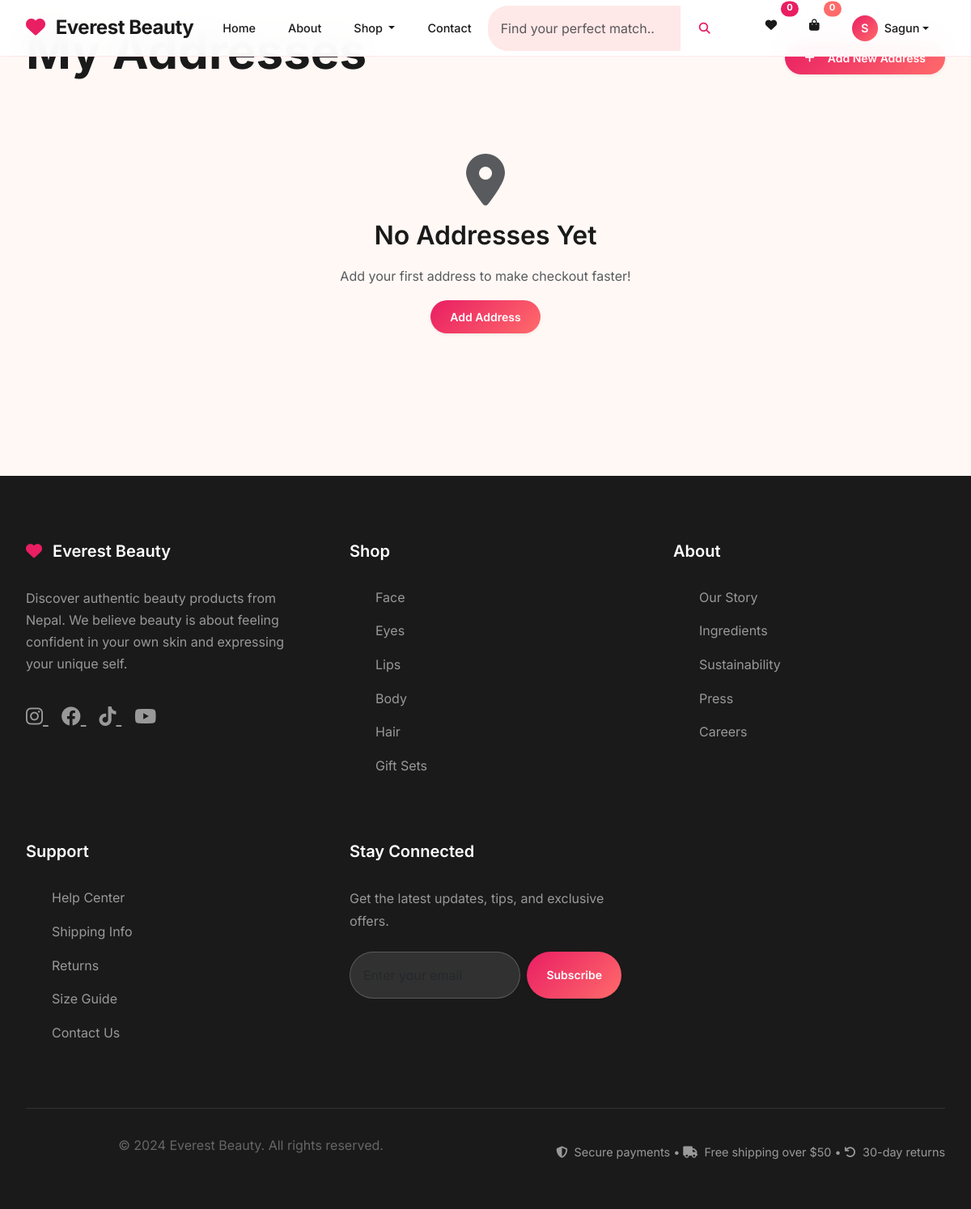
Before: /users/addresses/ (signed in) with the older database file.
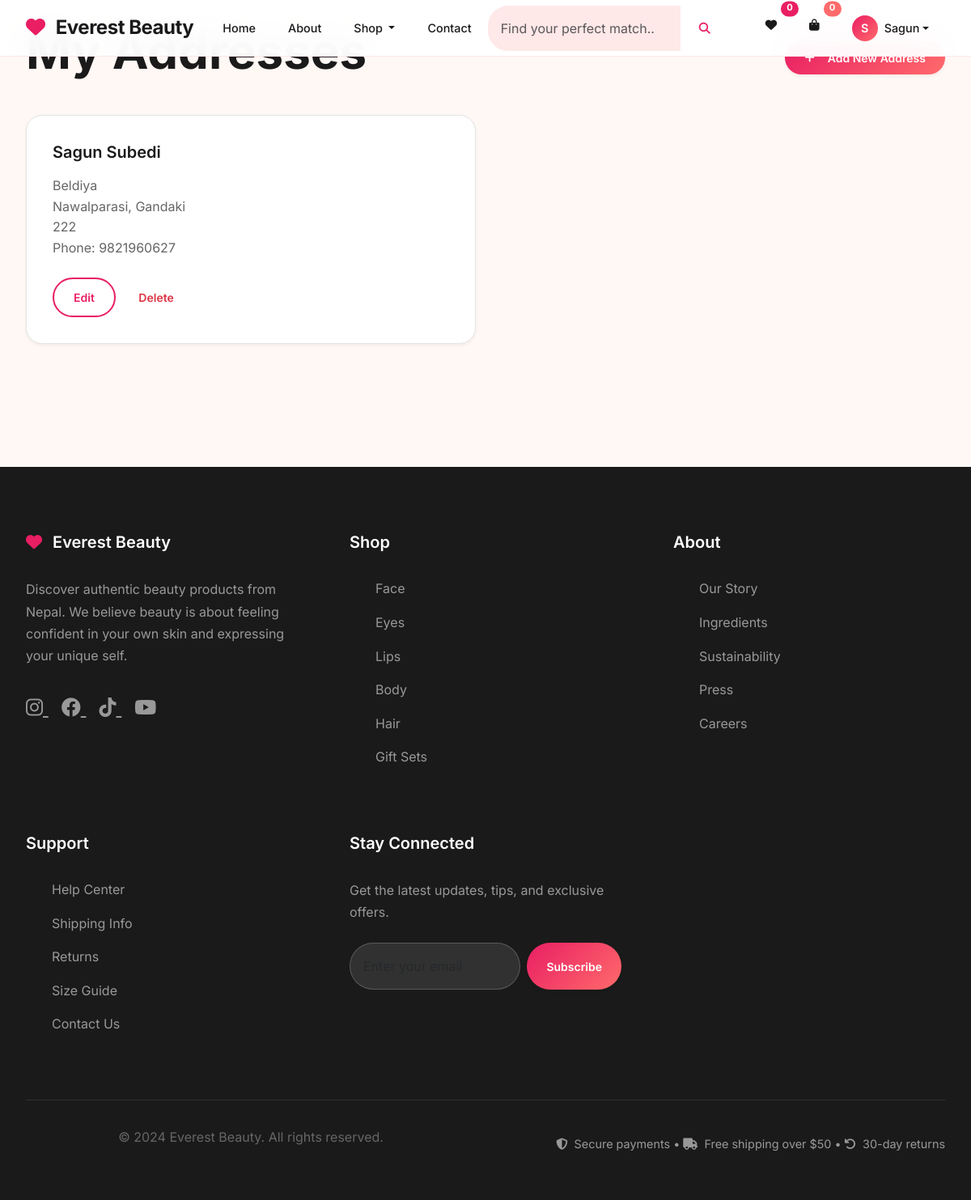
After: the same page with the newer database file.
### order_management/models.py (models this page shows, shortened)
class ShippingAddress(models.Model):
    user = models.ForeignKey(User, on_delete=models.CASCADE, related_name='shipping_addresses')
    full_name = models.CharField(max_length=100)
    phone = models.CharField(max_length=15)
    address_line1 = models.CharField(max_length=200)
    address_line2 = models.CharField(max_length=200, blank=True)
    city = models.CharField(max_length=100)
    state = models.CharField(max_length=100)
    postal_code = models.CharField(max_length=20)
    country = models.CharField(max_length=100, default='Nepal')
    is_default = models.BooleanField(default=False)
    created_at = models.DateTimeField(auto_now_add=True)
    class Meta:
        verbose_name = 'Shipping Address'
        verbose_name_plural = 'Shipping Addresses'

### user_management/views.py (the view)
# urls.py: path('addresses/', views.user_addresses, name='user_addresses'),
@login_required
def user_addresses(request):
    addresses = ShippingAddress.objects.filter(user=request.user)
    context = {
        'addresses': addresses,
    }
    return render(request, 'user_management/user_addresses.html', context)

### dashboard/context_processors.py (called while the page is built)
def cart_and_wishlist_counts(request):
    cart_count = 0
    wishlist_count = 0
    if request.user.is_authenticated:
        wishlist_count = Wishlist.objects.filter(user=request.user).count()
        cart = Cart.objects.filter(user=request.user).first()
    else:
        if not request.session.session_key:
            request.session.create()
        cart = Cart.objects.filter(session_key=request.session.session_key).first()
    if cart:
        cart_count = cart.total_items
    return {
        'navbar_cart_count': cart_count,
        'navbar_wishlist_count': wishlist_count,
    }

### dashboard/models.py (called while the page is built)
    @property
    def total_items(self):
        return sum(item.quantity for item in self.items.all())

### templates/user_management/user_addresses.html (shortened to what this page needs)
{% extends 'base.html' %}
{% load static %}
{% block content %}
<div class="container mt-4">
    <div class="d-flex justify-content-between align-items-center mb-4">
        <h1>My Addresses</h1>
        <a href="{% url 'user_management:add_address' %}" class="btn btn-primary">
            <i class="fas fa-plus me-2"></i>Add New Address
        </a>
    </div>
    {% if addresses %}
        <div class="row">
            {% for address in addresses %}
            <div class="col-md-6 mb-4">
                <div class="card {% if address.is_default %}border-primary{% endif %}">
                    <div class="card-body">
                        <h5 class="card-title">{{ address.full_name }}</h5>
                        <p class="card-text">
                            {{ address.address_line1 }}<br>
                            {{ address.city }}, {{ address.state }}<br>
                            {{ address.postal_code }}<br>
                            Phone: {{ address.phone }}
                        </p>
                        <a href="{% url 'user_management:edit_address' address.id %}" class="btn btn-sm btn-outline-primary">Edit</a>
                        <a href="{% url 'user_management:delete_address' address.id %}" class="btn btn-sm btn-outline-danger">Delete</a>
                    </div>
                </div>
            </div>
            {% endfor %}
        </div>
    {% else %}
        <div class="text-center py-5">
            <i class="fas fa-map-marker-alt fa-4x text-muted mb-3"></i>
            <h3>No Addresses Yet</h3>
            <p class="text-muted">Add your first address to make checkout faster!</p>
            <a href="{% url 'user_management:add_address' %}" class="btn btn-primary">Add Address</a>
        </div>
    {% endif %}
</div>
{% endblock %}

Changed rows visible on the page:
added ShippingAddress: full_name "Sagun Subedi", address_line1 "Beldiya", city "Nawalparasi", state "Gandaki", postal_code "222", phone "9821960627"
Other visible differences:
text no longer shown: "No Addresses Yet Add your first address to make checkout faster! Add Address"
